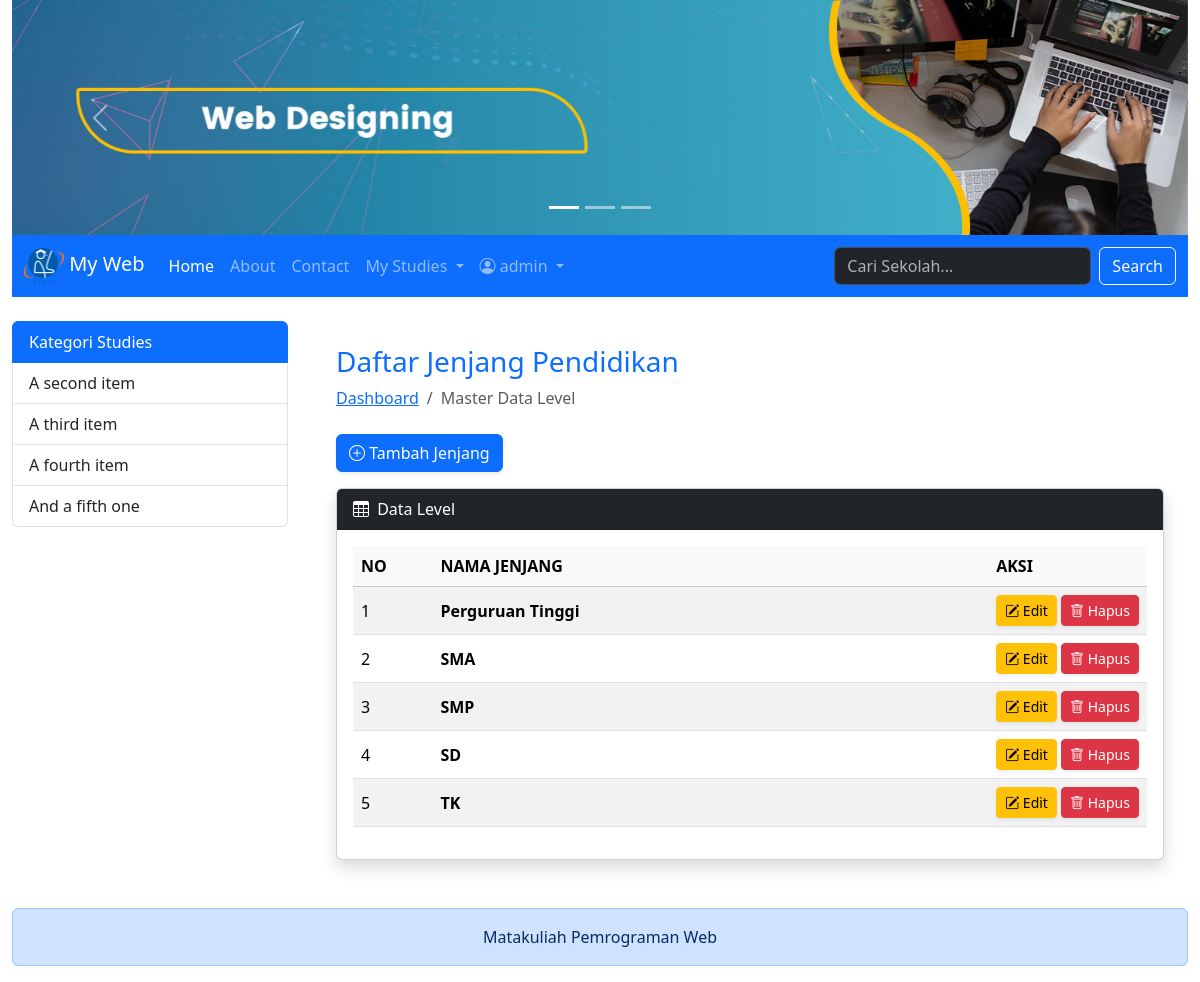
/index.php?hal=level_list (signed in), run on the app's committed database.
### tables this page shows
CREATE TABLE `level` (
  `id` int(11) NOT NULL,
  `nama` varchar(50) NOT NULL
);

### models/Level.php (called while the page is built, shortened)
<?php
class Level
{
    private $koneksi;
    public function __construct()
    {
        global $dbh;
        $this->koneksi = $dbh;
    }
    public function index()
    {
        $sql = "SELECT * FROM level ORDER BY id DESC";
        return $this->koneksi->query($sql);
    }
}

### level_list.php (the view, shortened to what this page needs)
<?php
$obj_level = new Level();
$rs = $obj_level->index();
if (isset($_SESSION['MEMBER'])) {
    $ar_judul = ['NO', 'NAMA JENJANG', 'AKSI'];
} else {
    $ar_judul = ['NO', 'NAMA JENJANG'];
}
?>
<div class="container-fluid px-4">
    <h3 class="mt-4 text-primary">Daftar Jenjang Pendidikan</h3>
    <ol class="breadcrumb mb-4">
        <li class="breadcrumb-item"><a href="index.php?hal=home">Dashboard</a></li>
        <li class="breadcrumb-item active">Master Data Level</li>
    </ol>
    <?php if (isset($_SESSION['MEMBER'])) { ?>
        <a href="index.php?hal=level_form" class="btn btn-primary mb-3 shadow-sm">
            <i class="bi bi-plus-circle"></i> Tambah Jenjang
        </a>
    <?php } ?>
    <div class="card mb-4 shadow">
        <div class="card-header bg-dark text-white">
            <i class="bi bi-table me-1"></i> Data Level
        </div>
        <div class="card-body">
            <table class="table table-striped table-hover align-middle">
                <thead class="table-light">
                    <tr>
                        <?php
                        foreach ($ar_judul as $jdl) {
                            echo "<th>$jdl</th>";
                        }
                        ?>
                    </tr>
                </thead>
                <tbody>
                    <?php
                    $no = 1;
                    foreach ($rs as $row) {
                    ?>
                        <tr>
                            <td width="10%"><?= $no ?></td>
                            <td><strong><?= $row['nama'] ?></strong></td>
                            <?php if (isset($_SESSION['MEMBER'])) { ?>
                                <td width="20%">
                                    <form method="POST" action="controller/level.php">
                                        <a href="index.php?hal=level_form&id=<?= $row['id'] ?>"
                                           title="Ubah Jenjang" class="btn btn-warning btn-sm shadow-sm">
                                            <i class="bi bi-pencil-square"></i> Edit
                                        </a>
                                        <?php if ($_SESSION['MEMBER']['role'] == 'admin') { ?>
                                            <button type="submit" name="proses" value="hapus"
                                                    class="btn btn-danger btn-sm shadow-sm"
                                                    onclick="return confirm('Anda yakin ingin menghapus jenjang <?= $row['nama'] ?>?')">
                                                <i class="bi bi-trash"></i> Hapus
                                            </button>
                                        <?php } ?>
                                    </form>
                                </td>
                            <?php } ?>
                        </tr>
                    <?php
                        $no++;
                    }
                    ?>
                </tbody>
            </table>
        </div>
    </div>
</div>

### data on the page
level: nama "Perguruan Tinggi"
level: nama "SMA"
level: nama "SMP"
level: nama "SD"
level: nama "TK"

### other printed values
$_SESSION['MEMBER']['username'] "admin"
$jdl "NO"
$jdl "NAMA JENJANG"
$jdl "AKSI"
